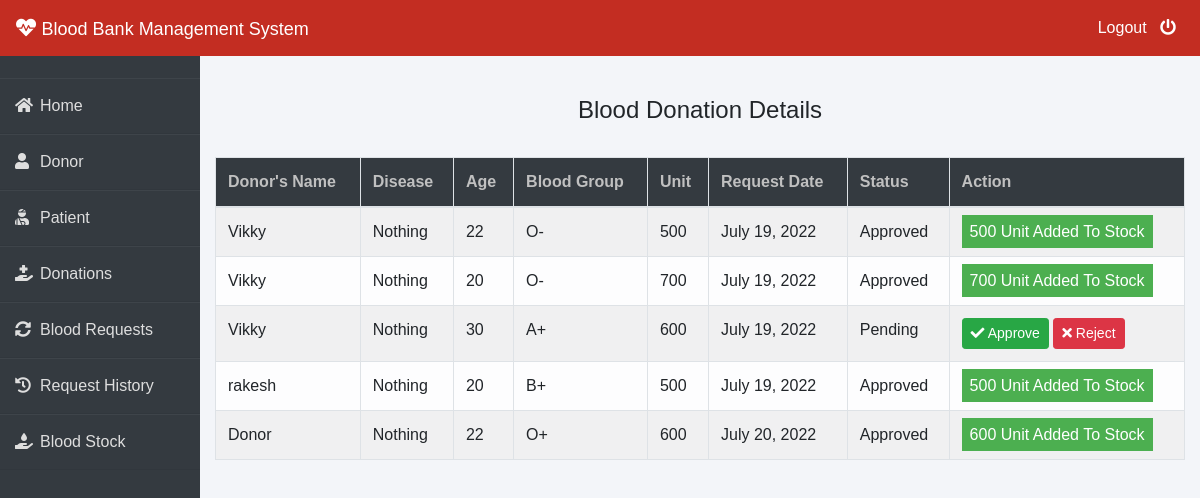
The page /admin-donation (signed in) on the database its author committed.
### donor/models.py (models this page shows, shortened)
class BloodDonate(models.Model):
    donor=models.ForeignKey(Donor,on_delete=models.CASCADE)
    disease=models.CharField(max_length=100,default="Nothing")
    age=models.PositiveIntegerField()
    bloodgroup=models.CharField(max_length=10)
    unit=models.PositiveIntegerField(default=0)
    status=models.CharField(max_length=20,default="Pending")
    date=models.DateField(auto_now=True)

class Donor(models.Model):
    user=models.OneToOneField(User,on_delete=models.CASCADE)
    profile_pic= models.ImageField(upload_to='profile_pic/Donor/',null=True,blank=True)
    bloodgroup=models.CharField(max_length=10)
    address = models.CharField(max_length=40)
    mobile = models.CharField(max_length=20,null=False)
    def __str__(self):
        return self.user.first_name

### blood/views.py (the view)
# urls.py: path('admin-donation', views.admin_donation_view,name='admin-donation'),
@login_required(login_url='adminlogin')
def admin_donation_view(request):
    donations=dmodels.BloodDonate.objects.all()
    return render(request,'blood/admin_donation.html',{'donations':donations})

### templates/blood/admin_donation.html (shortened to what this page needs)
{% extends 'blood/adminbase.html' %}
{% block content %}
{% load widget_tweaks %}
{%load static%}
<head>
   </head>
<br><br>
<div class="container">
    <H4 class="text-center">Blood Donation Details</H4><br>
    <table class="table table-light table-hover table-bordered table-striped">
        <thead class="bg-dark">
            <tr>
                <th scope="col" style="color: rgb(192, 192, 192);">Donor's Name</th>
                <th scope="col" style="color: rgb(192, 192, 192);">Disease</th>
                <th scope="col" style="color: rgb(192, 192, 192);">Age</th>
                <th scope="col" style="color: rgb(192, 192, 192);">Blood Group</th>
                <th scope="col" style="color: rgb(192, 192, 192);">Unit</th>
                <th scope="col" style="color: rgb(192, 192, 192);">Request Date</th>
                <th scope="col" style="color: rgb(192, 192, 192);">Status</th>
                <th style="color: rgb(192, 192, 192);">Action</th>
            </tr>
        </thead>
        <tbody>
            {% for t in donations %}
            <tr>
                <td> {{t.donor}}</td>
                <td> {{t.disease}}</td>
                <td> {{t.age}}</td>
                <td>{{t.bloodgroup}}</td>
                <td>{{t.unit}}</td>
                <td>{{t.date}}</td>
                <td>{{t.status}}</td>
                {% if t.status == 'Pending' %}
                <td>
                    <button class="btn btn-success btn-sm"><a  style="text-decoration: none;color: white;" href="{% url 'approve-donation' t.id  %}"><i class="fa fa-check"></i> Approve</a> </button>
                    <button class="btn btn-danger btn-sm"><a  style="text-decoration: none;color: white;" href="{% url 'reject-donation' t.id  %}"><i class="fa fa-times"></i> Reject</a> </button>
                </td>
                {% elif  t.status == 'Approved' %}
                <td><span class="label success">{{t.unit}} Unit Added To Stock</span></td>
                {% else %}
                <td><span class="label danger">0 Unit Added To Stock</span></td>
                {% endif %}
            </tr>
            {% endfor %}
        </tbody>
    </table>
</div>
{% endblock content %}

### templates/blood/adminbase.html (shortened to what this page needs)
<!DOCTYPE html>
<html lang="en">
<head>
    <link rel="stylesheet" href="https://maxcdn.bootstrapcdn.com/bootstrap/4.0.0/css/bootstrap.min.css">
    <link rel="stylesheet" href="https://cdnjs.cloudflare.com/ajax/libs/font-awesome/5.14.0/css/all.css">
</head>
<body>
    <nav class="navbar navbar-expand-lg navbar-light fixed-top bg-danger">
        <a style="color:white;" class="navbar-brand" href="/"><i class="fa fa-heartbeat"></i>&nbsp;<font face = "Comic sans MS" size ="4">Blood Bank Management System</font></a>
        <div class="navbar-collapse collapse w-100 order-3 dual-collapse2">
            <ul class="navbar-nav ml-auto">
                <li class="nav-item">
                    <a class="nav-link" style="color: white;" href="/logout">Logout &nbsp; <i class="fas fa-power-off"></i></a>
                </li>
            </ul>
        </div>
      </nav>
<br><br>
<div class="wrapper">
    <div class="sidebar">
        <ul>
            <li><a style="text-decoration:none;" href="/"><i class="fas fa-home"></i>Home</a></li>
            <li><a style="text-decoration:none;" href="/admin-donor"><i class="fas fa-user"></i>Donor</a></li>
            <li><a style="text-decoration:none;" href="/admin-patient"><i class="fas fa-user-injured"></i>Patient</a></li>
            <li><a style="text-decoration:none;" href="/admin-donation"><i class="fas fa-hand-holding-medical"></i>Donations</a></li>
            <li><a style="text-decoration:none;" href="/admin-request"><i class="fas fa-sync-alt"></i>Blood Requests</a></li>
            <li><a style="text-decoration:none;" href="/admin-request-history"><i class="fas fa-history"></i>Request History</a></li>
            <li><a style="text-decoration:none;" href="/admin-blood"><i class="fas fa-hand-holding-water"></i>Blood Stock</a></li>
        </ul>
    </div>
    <div class="main_content">
{% block content %}
{% endblock content %}
    </div>
</div>
</body>
</html>

### templates/blood/adminbase.html (style rules this page uses)
* { margin: 0; padding: 0; box-sizing: border-box; list-style: none; text-decoration: none; font-family: 'Josefin Sans', sans-serif; }
body { background-color: #f3f5f9; }
.bg-danger { background-color: #c32d22!important; }
.wrapper { display: flex; position: relative; }
.wrapper .sidebar { width: 200px; height: 100%; background: #343a40; padding: 30px 0px; position: fixed; }
.wrapper .sidebar ul li { padding: 15px; border-bottom: 1px solid #dedede; border-bottom: 1px solid rgba(0,0,0,0.05); border-top: 1px solid rgba(255,255,255,0.05); }
.wrapper .sidebar ul li a { color: #dedede; display: block; }
.wrapper .sidebar ul li a .fas { width: 25px; }
.wrapper .main_content { width: 100%; margin-left: 200px; }

### templates/blood/admin_donation.html (style rules this page uses)
.label { color: white; padding: 8px; }
.success { background-color: #4CAF50; }

### rows shown on the page
BloodDonate: donor "Vikky", disease "Nothing", age "22", bloodgroup "O-", unit "500", date "July 19, 2022", status "Approved"
BloodDonate: donor "Vikky", disease "Nothing", age "20", bloodgroup "O-", unit "700", date "July 19, 2022", status "Approved"
BloodDonate: donor "Vikky", disease "Nothing", age "30", bloodgroup "A+", unit "600", date "July 19, 2022", status "Pending", shows "Approve"
BloodDonate: donor "rakesh", disease "Nothing", age "20", bloodgroup "B+", unit "500", date "July 19, 2022", status "Approved"
BloodDonate: donor "Donor", disease "Nothing", age "22", bloodgroup "O+", unit "600", date "July 20, 2022", status "Approved"
